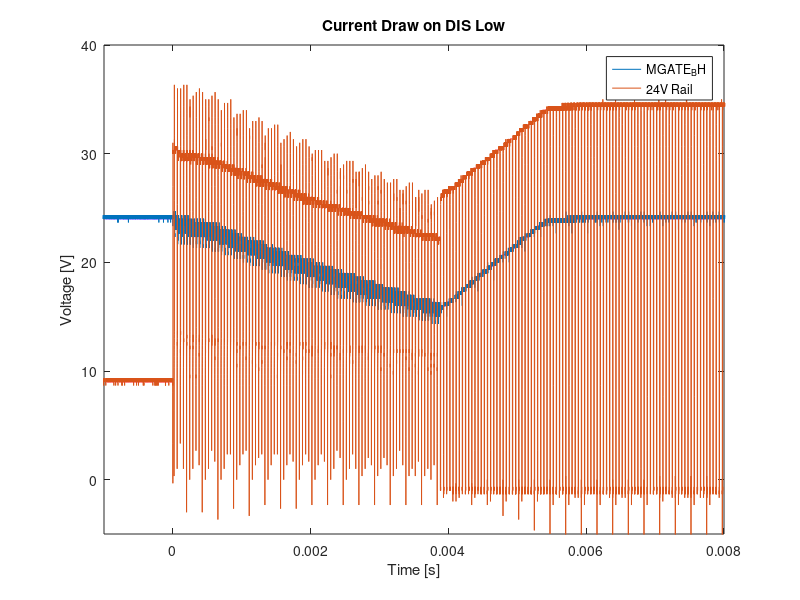

Reproduce this figure in MATLAB. (Note: this script raises an error after producing the figure.)
clear; close all; clc;

to_tikz = 0;

C1_load = csvread('C1start-current-rails-w-load00000.txt',5,0);
C2_load = csvread('C2start-current-rails-w-load00000.txt',5,0);
C3_load = csvread('C3start-current-rails-w-load00000.txt',5,0);
C4_load = csvread('C4start-current-rails-w-load00000.txt',5,0);

t = C1_load(:,1);

figure();
plot(t,C1_load(:,2),t,C2_load(:,2))
ylim([-5 40])
title('Current Draw on DIS Low')
xlabel('Time [s]')
ylabel('Voltage [V]')
legend('MGATE_BH','24V Rail','Supply Current');

xlim([-1*10^-3 8*10^-3]);

yyaxis right
plot(t,C4_load(:,2),'color',[0 0.75 0])
ylabel('Current [A]')
ax = gca;
c = ax.Color;
ax.YColor = [0 0.75 0];
xlabel('Time (s)')
legend('MGATE_BH','24V Rail','Supply Current');

if to_tikz == 1
    cleanfigure()
    matlab2tikz('current_w_load.tex');
end


figure();
plot(t,C1_load(:,2),t,C2_load(:,2))
title('Current Draw on DIS Low')
xlabel('Time [s]')
ylabel('Voltage [V]')
xlim([-0.5*10^-4 3*10^-4]);
ylim([-5 40])

yyaxis right
plot(t,C4_load(:,2),'color',[0 0.75 0])
ylabel('Current [A]')
ax = gca;
c = ax.Color;
ax.YColor = [0 0.75 0];

legend('MGATE_BH','24V Rail','Supply Current');

if to_tikz == 1
    cleanfigure()
    matlab2tikz('current_w_load_closeup.tex');
end

C1_load_slow = csvread('C1start-current-rails-w-load-slowstart00000.txt',5,0);
C2_load_slow = csvread('C2start-current-rails-w-load-slowstart00000.txt',5,0);
C3_load_slow = csvread('C3start-current-rails-w-load-slowstart00000.txt',5,0);
C4_load_slow = csvread('C4start-current-rails-w-load-slowstart00000.txt',5,0);

t = C1_load_slow(:,1);

figure();
plot(t,C1_load_slow(:,2),t,C2_load_slow(:,2))
ylim([-5 40])
title('Current Draw on DIS Low After 4ms Wait')
xlabel('Time [s]')
ylabel('Voltage [V]')
xlim([-1*10^-3 8*10^-3]);
 
yyaxis right
plot(t,C4_load_slow(:,2),'color',[0 0.75 0])
ylabel('Current [A]')
ax = gca;
c = ax.Color;
ax.YColor = [0 0.75 0];
ylim([-5 40]);

 xlim([0 1.4e-4])
  ylim([-5 5])

legend('MGATE_BH','24V Rail','Supply Current');

if to_tikz == 1
    cleanfigure()
    matlab2tikz('current_w_load_slow.tex');
end
